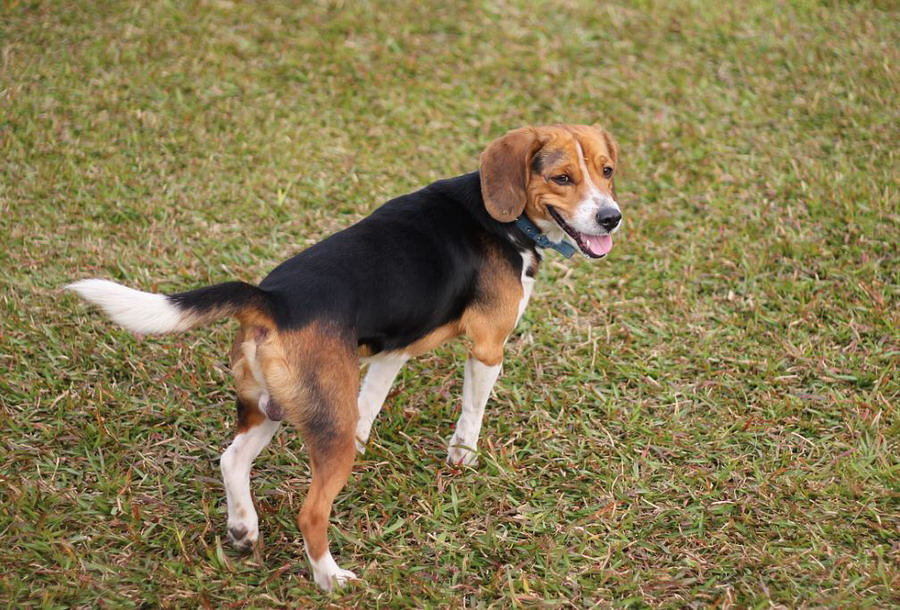
//> input picture samples/cpp/mao/1.jpg, 900 x 610 px
$ ./28_DFT   (built with g++ and OpenCV 4)
//> lines starting //> are read from the running program, lines starting //| are printed output that depends on the picture
#include <stdio.h>
//:read /home/peter/mao/28_DFT.cpp
//--------------------------------------【程序說明】-------------------------------------------
//		程序說明：《OpenCV3程式設計入門》OpenCV2版書本配套範例程序28
//		程序描述：離散傅立葉變換
//		開發測試所用IDE版本：Visual Studio 2010
//		開發測試所用OpenCV版本：	2.4.9
//		2014年06月 Created by @淺墨_毛星云
//		2014年11月 Revised by @淺墨_毛星云
//------------------------------------------------------------------------------------------------


//---------------------------------【頭文件、命名空間包含部分】-----------------------------
//		描述：包含程序所使用的頭文件和命名空間
//-------------------------------------------------------------------------------------------------
#include "opencv2/core/core.hpp"
#include "opencv2/imgproc/imgproc.hpp"
#include "opencv2/highgui/highgui.hpp"
#include <iostream>
using namespace cv;


//-----------------------------------【ShowHelpText( )函數】----------------------------------
//		 描述：輸出一些說明訊息
//----------------------------------------------------------------------------------------------
void ShowHelpText()
{
	//輸出歡迎訊息和OpenCV版本
	printf("\n\n\t\t\t非常感謝購買《OpenCV3程式設計入門》一書！\n");
	printf("\n\n\t\t\t此為本書OpenCV2版的第28個配套範例程序\n");
	printf("\n\n\t\t\t   現在使用的OpenCV版本為：" CV_VERSION );
	printf("\n\n  ----------------------------------------------------------------------------\n");
}


//--------------------------------------【main( )函數】-----------------------------------------
//          描述：控制臺應用程序的入口函數，我們的程序從這里開始執行
//-------------------------------------------------------------------------------------------------
int main( )
{

	//【1】以灰度模式讀取原始圖像並顯示
	Mat srcImage = imread("/home/peter/opencv-2.4.11/samples/cpp/mao/1.jpg", 0);
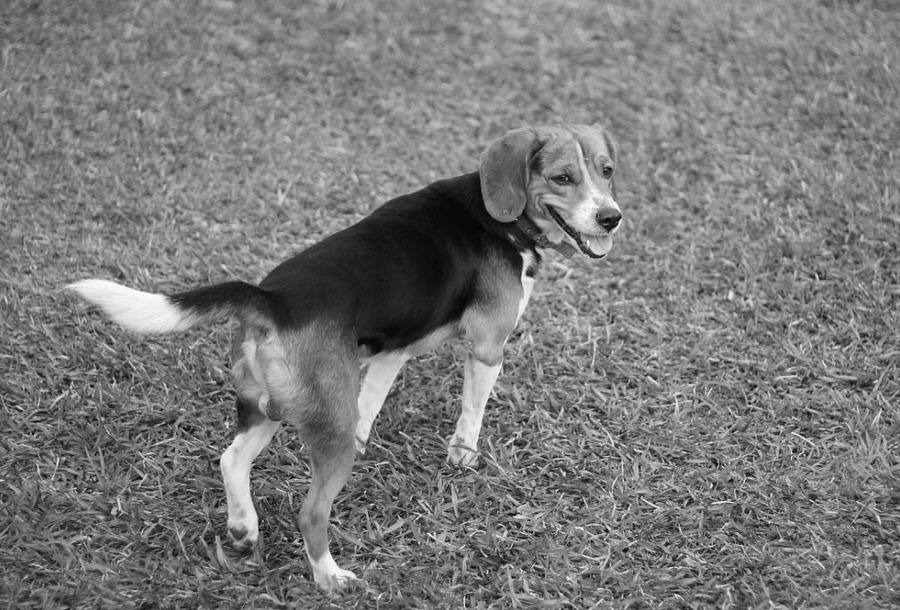
//> srcImage: 610 rows x 900 cols, CV_8UC1; min 0, max 255, mean 121.6
	if(!srcImage.data ) { printf("讀取圖形錯誤，請確定目錄下是否有imread函數指定圖形存在~！ \n"); return false; }
	imshow("原始圖像" , srcImage);
	moveWindow("原始圖像" , 100,100 );

	ShowHelpText();

	//【2】將輸入圖像延擴到最佳的尺寸，邊界用0補充
	int m = getOptimalDFTSize( srcImage.rows );
//> m = 625
	int n = getOptimalDFTSize( srcImage.cols );
//> n = 900
	//將新增的像素初始化為0.
	Mat padded;
	copyMakeBorder(srcImage, padded, 0, m - srcImage.rows, 0, n - srcImage.cols, BORDER_CONSTANT, Scalar::all(0));
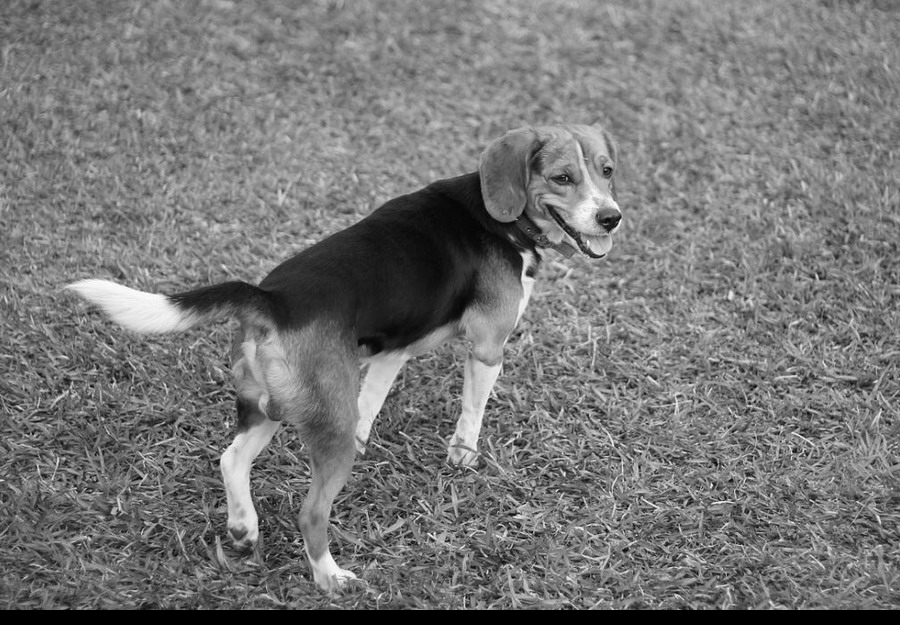
//> padded: 625 rows x 900 cols, CV_8UC1; min 0, max 255, mean 118.7

	//【3】為傅立葉變換的結果(實部和虛部)分配存儲空間。
	//將planes數組組合合並成一個多通道的數組complexI
	Mat planes[] = {Mat_<float>(padded), Mat::zeros(padded.size(), CV_32F)};
//> planes[1]: 625 rows x 900 cols, CV_32FC1; every value is 0
	Mat complexI;
	merge(planes, 2, complexI);

	//【4】進行就地離散傅立葉變換
	dft(complexI, complexI);

	//【5】將復數轉換為幅值，即=> log(1 + sqrt(Re(DFT(I))^2 + Im(DFT(I))^2))
	split(complexI, planes); // 將多通道數組complexI分離成幾個單通道數組，planes[0] = Re(DFT(I), planes[1] = Im(DFT(I))
	magnitude(planes[0], planes[1], planes[0]);// planes[0] = magnitude
	Mat magnitudeImage = planes[0];

	//【6】進行對數尺度(logarithmic scale)縮放
	magnitudeImage += Scalar::all(1);
	log(magnitudeImage, magnitudeImage);//求自然對數

	//【7】剪切和重分布幅度圖象限
	//若有奇數行或奇數列，進行頻譜裁剪
	magnitudeImage = magnitudeImage(Rect(0, 0, magnitudeImage.cols & -2, magnitudeImage.rows & -2));
//> magnitudeImage: 624 rows x 900 cols, CV_32FC1
	//重新排列傅立葉圖像中的象限，使得原點位于圖像中心
	int cx = magnitudeImage.cols/2;
//> cx = 450
	int cy = magnitudeImage.rows/2;
//> cy = 312
	Mat q0(magnitudeImage, Rect(0, 0, cx, cy));   // ROI區域的左上
	Mat q1(magnitudeImage, Rect(cx, 0, cx, cy));  // ROI區域的右上
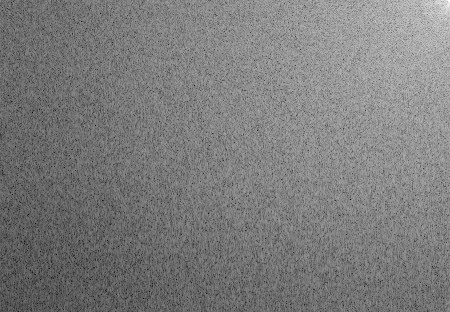
//> q1: 312 rows x 450 cols, CV_32FC1; min 2.94, max 14.71, mean 8.69; drawn with min black and max white
	Mat q2(magnitudeImage, Rect(0, cy, cx, cy));  // ROI區域的左下
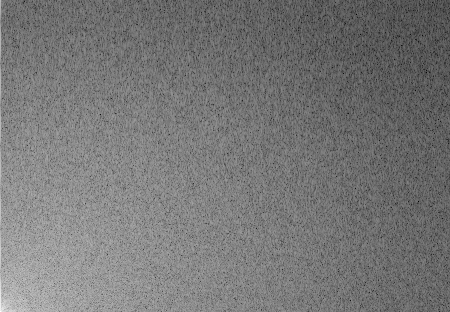
//> q2: 312 rows x 450 cols, CV_32FC1; min 2.94, max 15.21, mean 8.69; drawn with min black and max white
	Mat q3(magnitudeImage, Rect(cx, cy, cx, cy)); // ROI區域的右下
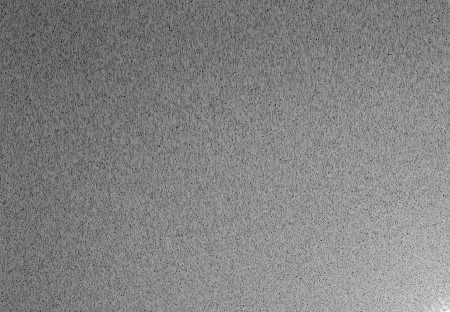
//> q3: 312 rows x 450 cols, CV_32FC1; min 2.02, max 14.81, mean 8.6; drawn with min black and max white
	//交換象限（左上與右下進行交換）
	Mat tmp;
	q0.copyTo(tmp);
	q3.copyTo(q0);
	tmp.copyTo(q3);
	//交換象限（右上與左下進行交換）
	q1.copyTo(tmp);
	q2.copyTo(q1);
	tmp.copyTo(q2);
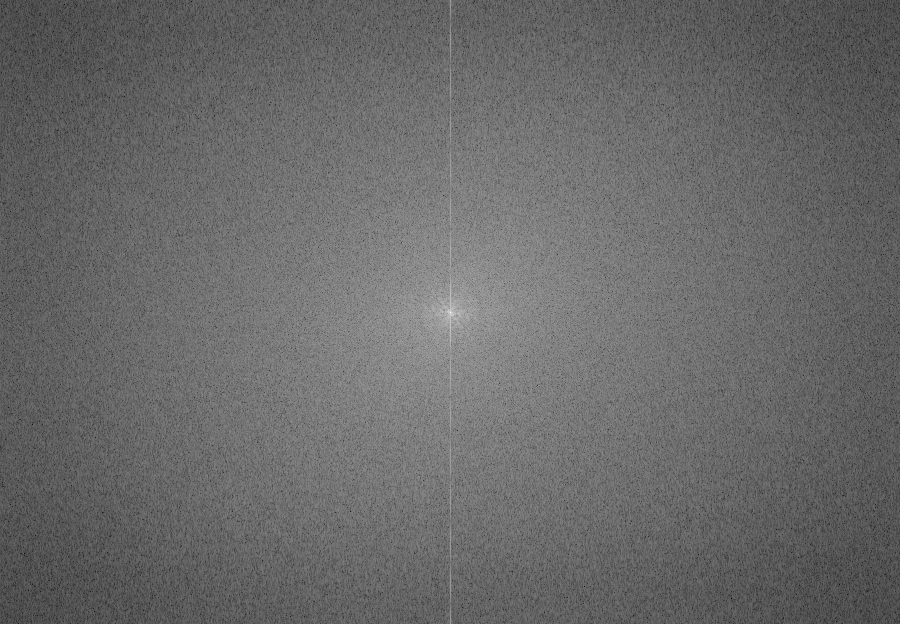
//> magnitudeImage: 624 rows x 900 cols, CV_32FC1; min 2.02, max 18.02, mean 8.65; drawn with min black and max white

	//【8】歸一化，用0到1之間的浮點值將矩陣變換為可視的圖像格式
	normalize(magnitudeImage, magnitudeImage, 0, 1, CV_MINMAX);
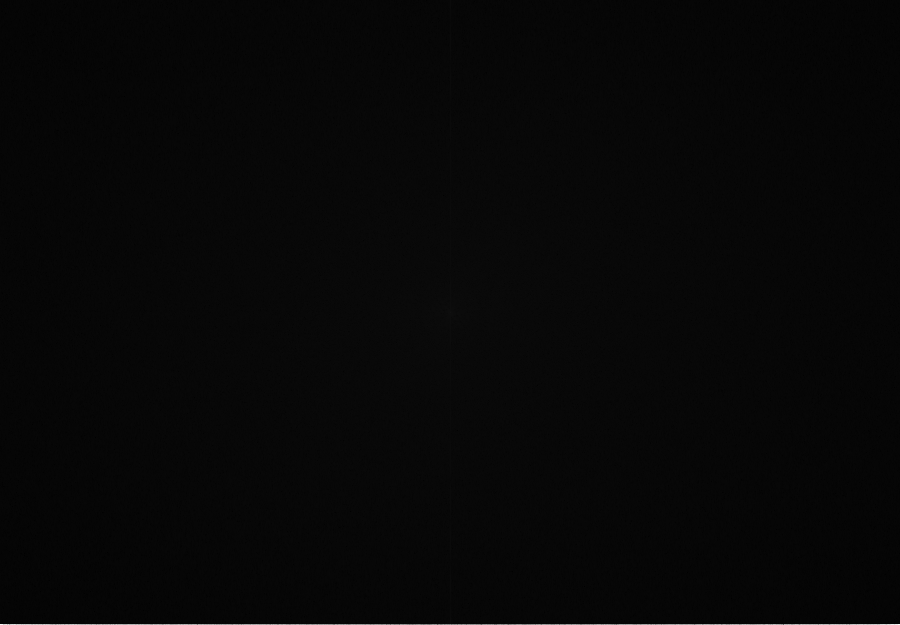
//> planes[0]: 625 rows x 900 cols, CV_32FC1; min 0, max 14.83, mean 0.429; drawn with min black and max white

	//【9】顯示效果圖
	imshow("頻譜幅值", magnitudeImage);
	moveWindow("頻譜幅值", 1000,100);
	waitKey();

	return 0;
}

$ run again, with samples/cpp/mao/2.jpg copied over samples/cpp/mao/1.jpg
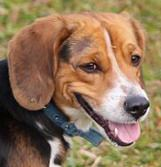
//> input picture samples/cpp/mao/2.jpg, 161 x 167 px
//> `Mat q3(magnitudeImage, Rect(cx, cy, cx, cy));`:
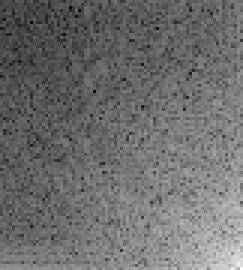
//> q3: 90 rows x 81 cols, CV_32FC1 (shown 3 times larger); min 2.33, max 12.44, mean 6.7; drawn with min black and max white
//> `tmp.copyTo(q2);`:
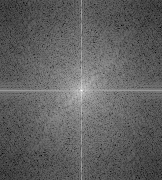
//> magnitudeImage: 180 rows x 162 cols, CV_32FC1; min 1.79, max 15, mean 6.79; drawn with min black and max white
